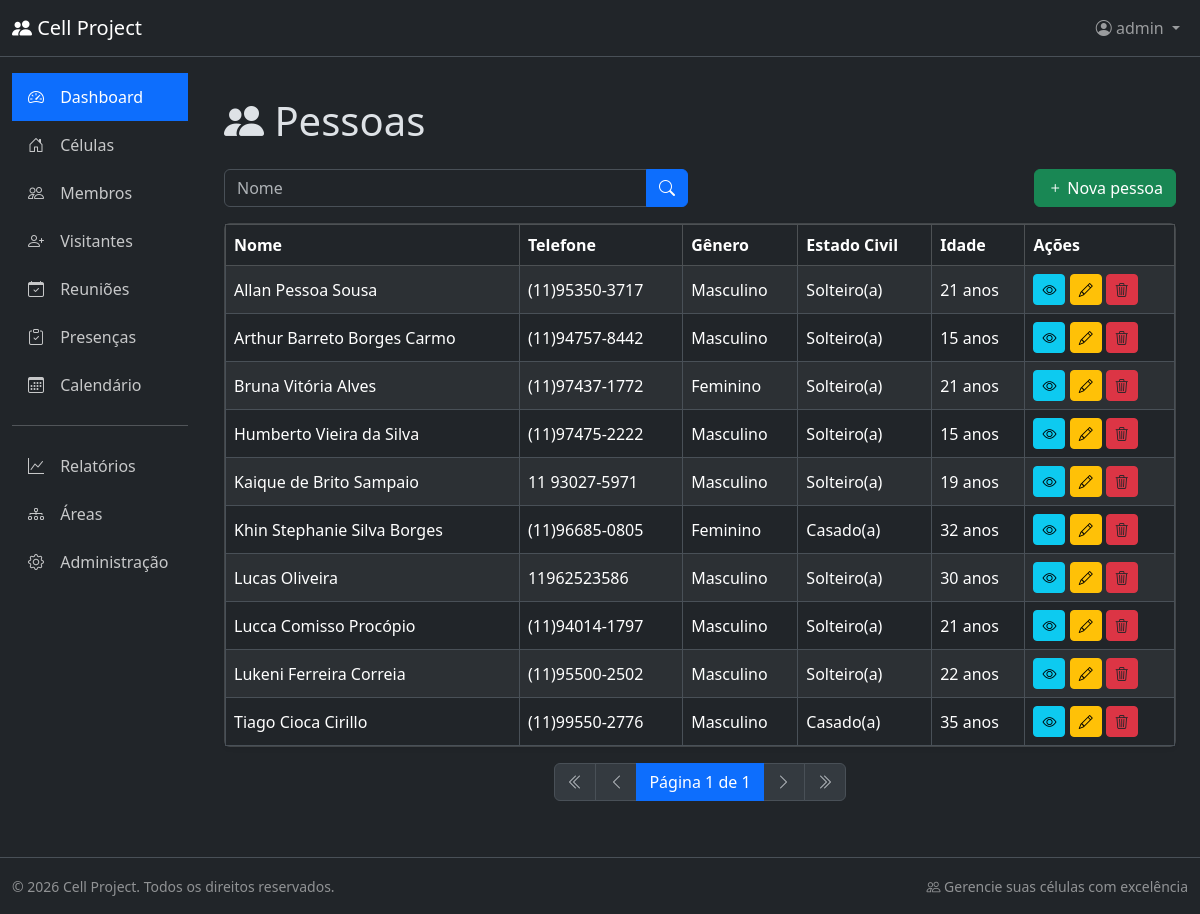
Before: /persons/list/ (signed in) with the older database file.
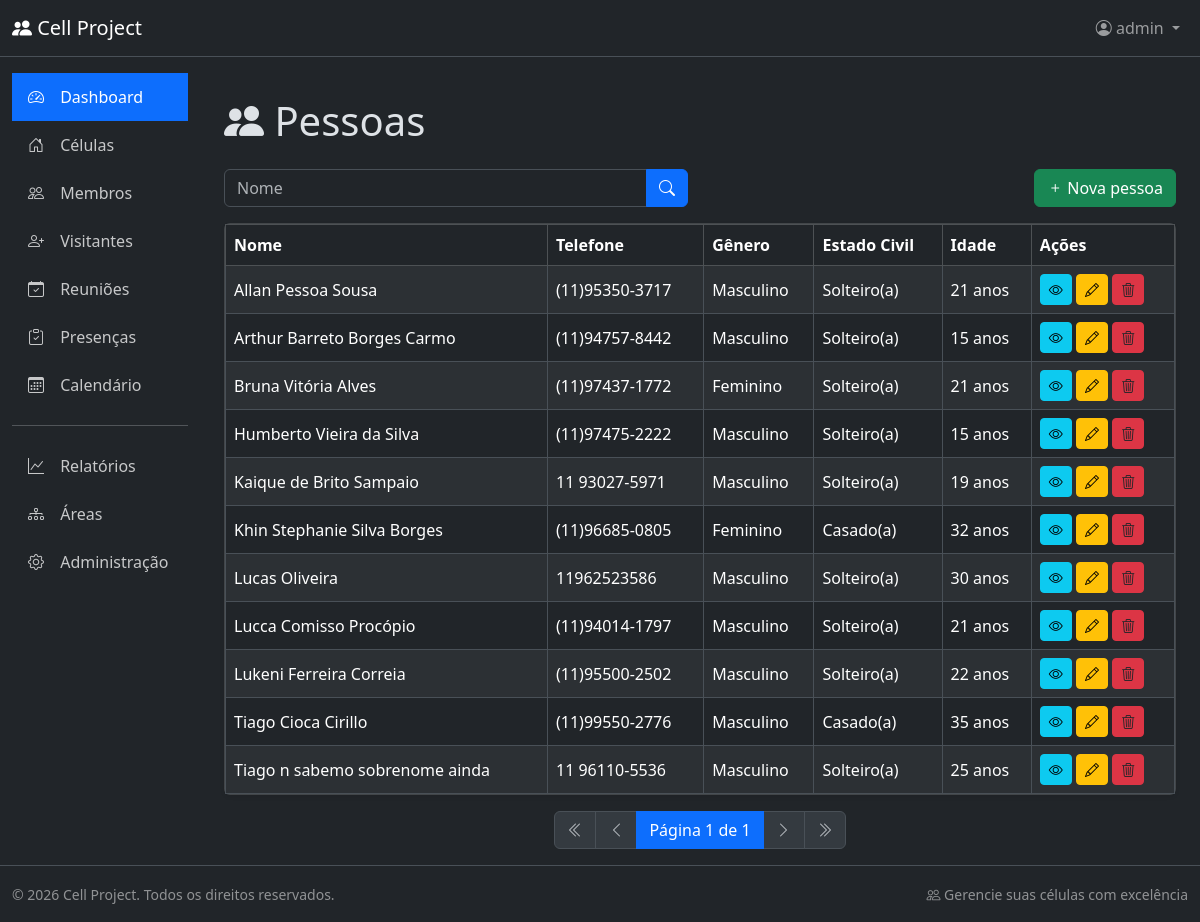
After: the same page with the newer database file.
### person/models.py (models this page shows, shortened)
class Person(BaseModel):
    class Genders(models.TextChoices):
        MALE = "M", "Masculino"
        FEMALE = "F", "Feminino"
    class MaritalStatuses(models.TextChoices):
        SINGLE = "SINGLE", "Solteiro(a)"
        MARRIED = "MARRIED", "Casado(a)"
        WIDOWED = "WIDOWED", "Viúvo(a)"
        SEPARATED = (
            "SEPARATED",
            "Separado(a)",
        )
    full_name = models.CharField(
        max_length=200, db_index=True, verbose_name="Nome Completo"
    )
    address = models.TextField(verbose_name="Endereço")
    gender = models.CharField(
        max_length=1, choices=Genders.choices, verbose_name="Gênero"
    )
    marital_status = models.CharField(
        max_length=20,
        choices=MaritalStatuses.choices,
        verbose_name="Estado Civil",
    )
    birth_date = models.DateField(verbose_name="Data de Nascimento")
    phone = models.CharField(
        max_length=20, db_index=True, verbose_name="Telefone"
    )
    notes = models.TextField(blank=True, verbose_name="Observações")
    class Meta:
        db_table = "person"
        verbose_name = "Pessoa"
        verbose_name_plural = "Pessoas"
        ordering = ["full_name"]
        indexes = [
            models.Index(fields=["full_name"]),
            models.Index(fields=["phone"]),
        ]
    @property
    def age(self):
        today = date.today()
        return (
            today.year
            - self.birth_date.year
            - (
                (today.month, today.day)
                < (self.birth_date.month, self.birth_date.day)
            )
        )
    def get_gender_display(self):
        return dict(self.Genders.choices).get(self.gender, "")
    def get_marital_status_display(self):
        return dict(self.MaritalStatuses.choices).get(self.marital_status, "")

### person/views.py (the view)
# urls.py: path('persons/list/', views.PersonListView.as_view(), name='person_list'),
class PersonListView(ListView):
    model = models.Person
    template_name = 'person_list.html'
    context_object_name = 'persons'
    def get_queryset(self):
        queryset = super().get_queryset()
        full_name = self.request.GET.get('full_name')
        if full_name:
            queryset = queryset.filter(full_name__icontains=full_name)
        return queryset

### person/templates/person_list.html (shortened to what this page needs)
{% extends 'base.html' %}
{% block page_heading %}
  <div class="d-flex justify-content-between align-items-center">
    <span><i class="bi bi-people-fill"></i> Pessoas</span>
  </div>
{% endblock %}
{% block content %}
<div class="card-header bg-dark border-secondary">
        <div class="row mb-3">
            <div class="col-md-6">
                <form method="get" action="{% url 'person_list' %}">
                    <div class="input-group">
                        <input type="text" class="form-control" name="full_name" placeholder="Nome" value="{{ request.GET.full_name }}">
                        <button type="submit" class="btn btn-primary">
                            <i class="bi bi-search"></i>
                        </button>
                    </div>
                </form>
            </div>
            {% if perms.person.add_person %}
            <div class="col-md-6">
                <a href="{% url 'person_create' %}" class="btn btn-success float-end">
                    <i class="bi bi-plus"></i> Nova pessoa
                </a>
            </div>
            {% endif %}
        </div>
</div>
<div class="card shadow-sm">
    <div class="card-body p-0">
        <div class="table-responsive">
            <table class="table table-hover table-striped table-bordered align-middle mb-0">
                <thead class="table-dark">
                    <tr>
                        <th>Nome</th>
                        <th>Telefone</th>
                        <th>Gênero</th>
                        <th>Estado Civil</th>
                        <th>Idade</th>
                        <th>Ações</th>
                    </tr>
                </thead>
                <tbody>
                    {% for person in persons %}
                    <tr>
                        <td>{{ person.full_name }}</td>
                        <td>{{ person.phone }}</td>
                        <td>{{ person.get_gender_display }}</td>
                        <td>{{ person.get_marital_status_display }}</td>
                        <td>{{ person.age }} anos</td>
                        <td>
                            <a href="{% url 'person_detail' person.id %}" class="btn btn-info btn-sm" data-bs-toggle="tooltip" title="Visualizar">
                                <i class="bi bi-eye"></i>
                            </a>
                            <a href="{% url 'person_update' person.id %}" class="btn btn-sm btn-warning" data-bs-toggle="tooltip" title="Editar">
                                <i class="bi bi-pencil"></i>
                            </a>
                            <a href="{% url 'person_delete' person.id %}" class="btn btn-sm btn-danger text-dark" data-bs-toggle="tooltip" title="Excluir">
                                <i class="bi bi-trash3"></i>
                            </a>
                        </td>
                    </tr>
                    {% endfor %}
                </tbody>
            </table>
        </div>
    </div>
</div>
<div class="card-footer bg-dark border-secondary">
    <nav aria-label="Paginação">
        <ul class="pagination justify-content-center mb-0">
            <li class="page-item disabled">
                <span class="page-link"><i class="bi bi-chevron-double-left"></i></span>
            </li>
            <li class="page-item disabled">
                <span class="page-link"><i class="bi bi-chevron-left"></i></span>
            </li>
            <li class="page-item active">
                <span class="page-link">Página 1 de 1</span>
            </li>
            <li class="page-item disabled">
                <span class="page-link"><i class="bi bi-chevron-right"></i></span>
            </li>
            <li class="page-item disabled">
                <span class="page-link"><i class="bi bi-chevron-double-right"></i></span>
            </li>
        </ul>
    </nav>
</div>
{% endblock %}

Changed rows visible on the page:
added Person: full_name "Tiago n sabemo sobrenome ainda", phone "11 96110-5536", gender "Masculino", marital_status "Solteiro(a)", age "25"
